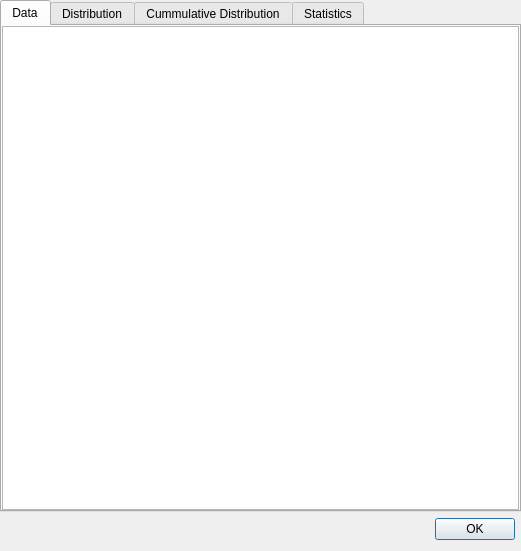
<?xml version="1.0" encoding="UTF-8"?>
<ui version="4.0">
 <class>SummaryDialog2</class>
 <widget class="QDialog" name="SummaryDialog2">
  <property name="geometry">
   <rect>
    <x>0</x>
    <y>0</y>
    <width>521</width>
    <height>551</height>
   </rect>
  </property>
  <property name="windowTitle">
   <string>Dialog</string>
  </property>
  <layout class="QVBoxLayout" name="verticalLayout">
   <property name="leftMargin">
    <number>0</number>
   </property>
   <property name="topMargin">
    <number>0</number>
   </property>
   <property name="rightMargin">
    <number>0</number>
   </property>
   <item>
    <widget class="QTabWidget" name="tabWidget">
     <property name="currentIndex">
      <number>0</number>
     </property>
     <property name="documentMode">
      <bool>false</bool>
     </property>
     <widget class="QWidget" name="tab">
      <attribute name="title">
       <string>Data</string>
      </attribute>
      <layout class="QVBoxLayout" name="verticalLayout_2">
       <property name="spacing">
        <number>0</number>
       </property>
       <property name="leftMargin">
        <number>0</number>
       </property>
       <property name="topMargin">
        <number>0</number>
       </property>
       <property name="rightMargin">
        <number>0</number>
       </property>
       <property name="bottomMargin">
        <number>0</number>
       </property>
       <item>
        <widget class="QTableView" name="summaryTableView">
         <property name="alternatingRowColors">
          <bool>true</bool>
         </property>
         <property name="sortingEnabled">
          <bool>true</bool>
         </property>
         <property name="wordWrap">
          <bool>false</bool>
         </property>
        </widget>
       </item>
      </layout>
     </widget>
     <widget class="QWidget" name="tab_2">
      <attribute name="title">
       <string>Distribution</string>
      </attribute>
      <layout class="QVBoxLayout" name="verticalLayout_3">
       <property name="spacing">
        <number>0</number>
       </property>
       <property name="leftMargin">
        <number>0</number>
       </property>
       <property name="topMargin">
        <number>0</number>
       </property>
       <property name="rightMargin">
        <number>0</number>
       </property>
       <property name="bottomMargin">
        <number>0</number>
       </property>
       <item>
        <widget class="SimplePlotWidget" name="distributionPlot" native="true">
         <property name="sizePolicy">
          <sizepolicy hsizetype="Expanding" vsizetype="Expanding">
           <horstretch>0</horstretch>
           <verstretch>0</verstretch>
          </sizepolicy>
         </property>
        </widget>
       </item>
       <item>
        <layout class="QHBoxLayout" name="horizontalLayout">
         <property name="sizeConstraint">
          <enum>QLayout::SetDefaultConstraint</enum>
         </property>
         <property name="leftMargin">
          <number>6</number>
         </property>
         <property name="rightMargin">
          <number>6</number>
         </property>
         <item>
          <widget class="QLabel" name="label">
           <property name="text">
            <string>Bin width:</string>
           </property>
          </widget>
         </item>
         <item>
          <widget class="QDoubleSpinBox" name="binWidthSpinBox">
           <property name="maximum">
            <double>1000000000000.000000000000000</double>
           </property>
          </widget>
         </item>
         <item>
          <spacer name="horizontalSpacer">
           <property name="orientation">
            <enum>Qt::Horizontal</enum>
           </property>
           <property name="sizeHint" stdset="0">
            <size>
             <width>40</width>
             <height>20</height>
            </size>
           </property>
          </spacer>
         </item>
         <item>
          <widget class="QPushButton" name="exportImageButton">
           <property name="text">
            <string>Export Image</string>
           </property>
          </widget>
         </item>
        </layout>
       </item>
      </layout>
     </widget>
     <widget class="QWidget" name="tab_3">
      <attribute name="title">
       <string>Cummulative Distribution</string>
      </attribute>
      <layout class="QVBoxLayout" name="verticalLayout_4">
       <property name="spacing">
        <number>0</number>
       </property>
       <property name="leftMargin">
        <number>0</number>
       </property>
       <property name="topMargin">
        <number>0</number>
       </property>
       <property name="rightMargin">
        <number>0</number>
       </property>
       <property name="bottomMargin">
        <number>0</number>
       </property>
       <item>
        <widget class="SimplePlotWidget" name="cummurativePlot" native="true">
         <property name="sizePolicy">
          <sizepolicy hsizetype="Expanding" vsizetype="Expanding">
           <horstretch>0</horstretch>
           <verstretch>0</verstretch>
          </sizepolicy>
         </property>
        </widget>
       </item>
       <item>
        <layout class="QHBoxLayout" name="horizontalLayout_2">
         <item>
          <spacer name="horizontalSpacer_2">
           <property name="orientation">
            <enum>Qt::Horizontal</enum>
           </property>
           <property name="sizeHint" stdset="0">
            <size>
             <width>40</width>
             <height>20</height>
            </size>
           </property>
          </spacer>
         </item>
         <item>
          <widget class="QPushButton" name="exportImageCummurativeButton">
           <property name="text">
            <string>Export Image</string>
           </property>
          </widget>
         </item>
        </layout>
       </item>
      </layout>
     </widget>
     <widget class="QWidget" name="tab_4">
      <attribute name="title">
       <string>Statistics</string>
      </attribute>
      <layout class="QFormLayout" name="formLayout">
       <item row="0" column="0">
        <widget class="QLabel" name="label_2">
         <property name="text">
          <string>Mean</string>
         </property>
        </widget>
       </item>
       <item row="0" column="1">
        <widget class="QLineEdit" name="meanValue">
         <property name="readOnly">
          <bool>true</bool>
         </property>
        </widget>
       </item>
       <item row="1" column="0">
        <widget class="QLabel" name="label_3">
         <property name="text">
          <string>SD</string>
         </property>
        </widget>
       </item>
       <item row="1" column="1">
        <widget class="QLineEdit" name="sdValue">
         <property name="readOnly">
          <bool>true</bool>
         </property>
        </widget>
       </item>
       <item row="2" column="0">
        <widget class="QLabel" name="label_4">
         <property name="text">
          <string>Sum</string>
         </property>
        </widget>
       </item>
       <item row="2" column="1">
        <widget class="QLineEdit" name="sumValue">
         <property name="readOnly">
          <bool>true</bool>
         </property>
        </widget>
       </item>
       <item row="3" column="0">
        <widget class="QLabel" name="label_5">
         <property name="text">
          <string># of ignored values</string>
         </property>
        </widget>
       </item>
       <item row="3" column="1">
        <widget class="QLineEdit" name="ignoredValue">
         <property name="readOnly">
          <bool>true</bool>
         </property>
        </widget>
       </item>
      </layout>
     </widget>
    </widget>
   </item>
   <item>
    <layout class="QHBoxLayout" name="horizontalLayout_4"/>
   </item>
   <item>
    <layout class="QHBoxLayout" name="horizontalLayout_3">
     <property name="leftMargin">
      <number>6</number>
     </property>
     <property name="rightMargin">
      <number>6</number>
     </property>
     <item>
      <widget class="QLabel" name="summaryCommentLabel">
       <property name="text">
        <string/>
       </property>
      </widget>
     </item>
     <item>
      <widget class="QDialogButtonBox" name="buttonBox">
       <property name="orientation">
        <enum>Qt::Horizontal</enum>
       </property>
       <property name="standardButtons">
        <set>QDialogButtonBox::Ok</set>
       </property>
      </widget>
     </item>
    </layout>
   </item>
  </layout>
 </widget>
 <customwidgets>
  <customwidget>
   <class>SimplePlotWidget</class>
   <extends>QWidget</extends>
   <header>simpleplotwidget.h</header>
   <container>1</container>
  </customwidget>
 </customwidgets>
 <resources/>
 <connections>
  <connection>
   <sender>buttonBox</sender>
   <signal>accepted()</signal>
   <receiver>SummaryDialog2</receiver>
   <slot>accept()</slot>
   <hints>
    <hint type="sourcelabel">
     <x>248</x>
     <y>254</y>
    </hint>
    <hint type="destinationlabel">
     <x>157</x>
     <y>274</y>
    </hint>
   </hints>
  </connection>
  <connection>
   <sender>buttonBox</sender>
   <signal>rejected()</signal>
   <receiver>SummaryDialog2</receiver>
   <slot>reject()</slot>
   <hints>
    <hint type="sourcelabel">
     <x>316</x>
     <y>260</y>
    </hint>
    <hint type="destinationlabel">
     <x>286</x>
     <y>274</y>
    </hint>
   </hints>
  </connection>
 </connections>
</ui>
